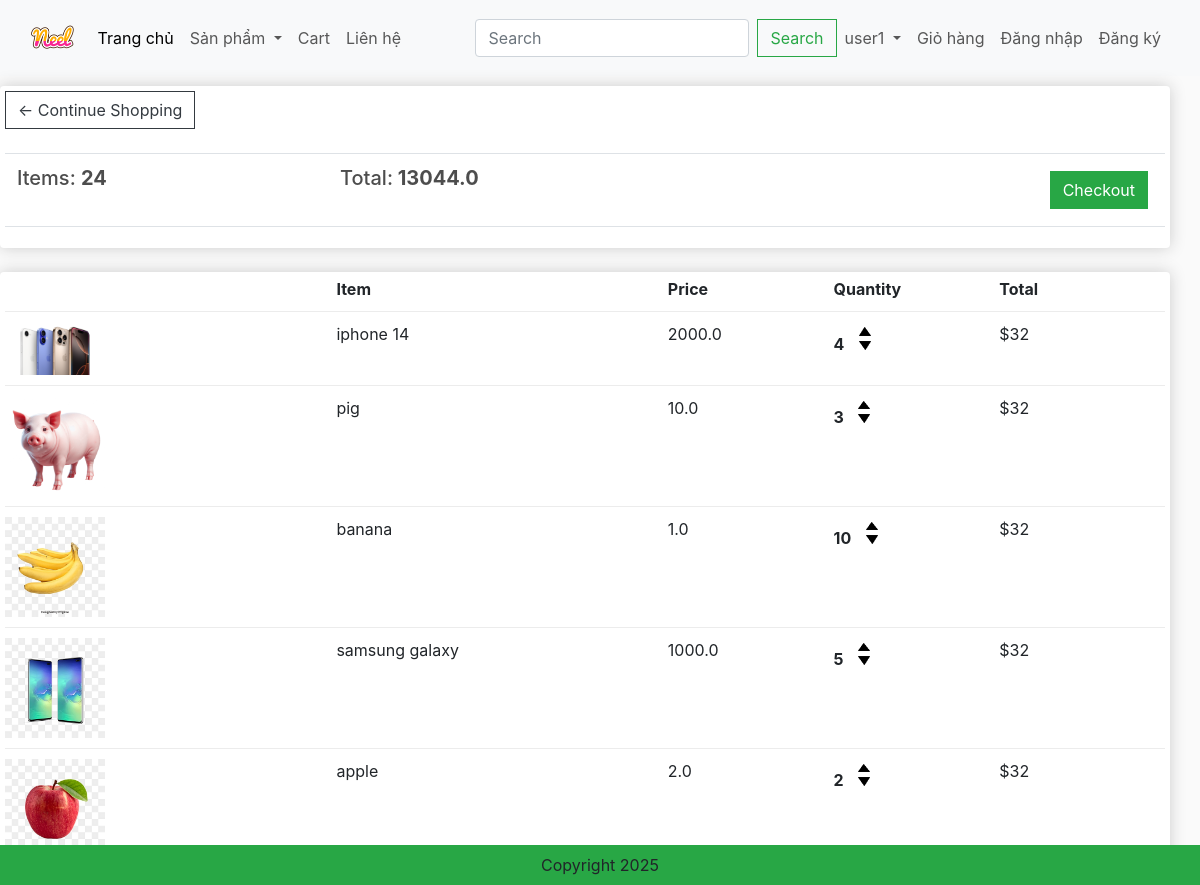
The app's page /cart/ (signed in) with its own data.
### app/models.py (models this page shows, shortened)
class Order(models.Model):
    customer = models.ForeignKey(Customer,on_delete=models.SET_NULL,blank=True,null=True)
    date_order = models.DateTimeField(auto_now_add=True)
    complete = models.BooleanField(default=False,null=True,blank=False)
    transaction_id = models.CharField(max_length=200,null=True)
    @property
    def get_cart_items(self):
        orderitems = self.orderitem_set.all()
        total = sum([item.quantity for item in orderitems])
        return total
    def get_cart_total(self):
        orderitems = self.orderitem_set.all()
        total = sum([item.get_total for item in orderitems])
        return total

class OrderItem(models.Model):
    product = models.ForeignKey(Product,on_delete=models.SET_NULL,blank=True,null=True)
    order = models.ForeignKey(Order,on_delete=models.SET_NULL,blank=True,null=True)
    quantity = models.IntegerField(default=0,null=True,blank=True)
    date_added = models.DateTimeField(auto_now_add=True)
    @property
    def get_total(self):
        total = self.product.price * self.quantity
        return total

class Product(models.Model):
    name = models.CharField(max_length=200,null=True)
    price = models.FloatField()
    digital = models.BooleanField(default=False,null=True,blank=False)
    image = models.ImageField(null=True,blank=True)
    @property
    def ImageURL(self):
        try:
            url = self.image.url
        except:
            url = ''
        return url

### app/views.py (the view)
# urls.py: path('cart/', views.cart, name="cart"),
def cart(request):
    if request.user.is_authenticated:
        customer = request.user.customer
        order, created = Order.objects.get_or_create(customer = customer,complete=False)
        items = order.orderitem_set.all()
    else:
        items = []
        order = {'get_cart_items':0, 'get_cart_total':0}
    context={'items':items,'order':order}
    return render(request, 'app/cart.html',context)

### app/templates/app/cart.html
{% extends 'app/base.html' %}
{% load static %}
{% block cart_content %}
<div class="row" style='width:100%'>
	<div class="col-lg-12">
		<div class="box-element">
			<a  class="btn btn-outline-dark" href="{% url 'home' %}">&#x2190; Continue Shopping</a>
			<br>
			<br>
			<table class="table">
				<tr>
					<th><h5>Items: <strong>{{order.get_cart_items}}</strong></h5></th>
					<th><h5>Total:<strong> {{order.get_cart_total}}</strong></h5></th>
					<th>
						<a  style="float:right; margin:5px;" class="btn btn-success" href="{% url 'checkout' %}">Checkout</a>
					</th>
				</tr>
			</table>
		</div>
		<br>
		<div class="box-element">
			<div class="cart-row">
				<div style="flex:2"></div>
				<div style="flex:2"><strong>Item</strong></div>
				<div style="flex:1"><strong>Price</strong></div>
				<div style="flex:1"><strong>Quantity</strong></div>
				<div style="flex:1"><strong>Total</strong></div>
			</div>
			{% for item in items  %}
			<div class="cart-row">
				<div style="flex:2"><img class="row-image" src="{{item.product.ImageURL}}"></div>
				<div style="flex:2"><p>{{item.product.name}}</p></div>
				<div style="flex:1"><p>{{item.product.price}}</p></div>
				<div style="flex:1">
					<p class="quantity">{{item.quantity}}</p>
					<div class="quantity">
						<img class="chg-quantity" src="{% static  'app/images/arrow-up.png' %}">
						<img class="chg-quantity" src="{% static  'app/images/arrow-down.png' %}">
					</div>
				</div>
				<div style="flex:1"><p>$32</p></div>
			</div>
			{% endfor %}
		</div>
	</div>
</div>
{% endblock cart_content %}

### app/static/app/css/main.css (style rules this page uses)
body { background-color: hsl(0, 0%, 98%); }
h1,h2,h3,h4,h5,h6 { color:hsl(0, 0%, 30%); }
.box-element { box-shadow:hsl(0, 0%, 80%) 0 0 16px; background-color: #fff; border-radius: 4px; padding: 5px; }
.col-lg-3, .col-lg-4, .col-lg-6, .col-lg-8, .col-lg-12 { margin-top: 10px; }
.btn { border-radius: 0; }
.row-image { width: 100px; }
.cart-row { display: flex; align-items: flex-stretch; padding-bottom: 10px; margin-bottom: 10px; border-bottom: 1px solid #ececec; }
.quantity { display: inline-block; font-weight: 700; padding-right:10px; }
.chg-quantity { width: 12px; cursor: pointer; display: block; margin-top: 5px; transition:.1s; }

### records on screen
Order: get_cart_items "24", get_cart_total "13044.0"
OrderItem: product.ImageURL (picture), product.name "iphone 14", product.price "2000.0", quantity "4"
OrderItem: product.ImageURL (picture), product.name "pig", product.price "10.0", quantity "3"
OrderItem: product.ImageURL (picture), product.name "banana", product.price "1.0", quantity "10"
OrderItem: product.ImageURL (picture), product.name "samsung galaxy", product.price "1000.0", quantity "5"
OrderItem: product.ImageURL (picture), product.name "apple", product.price "2.0", quantity "2"
